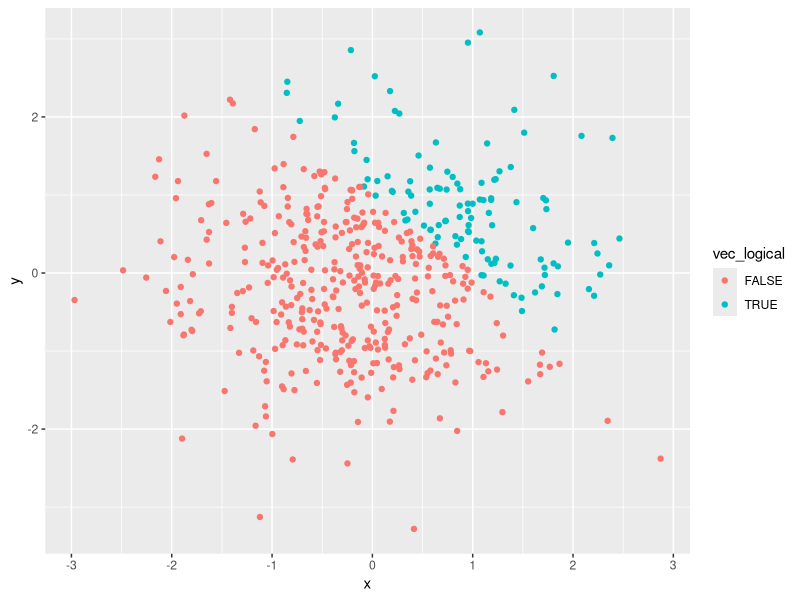
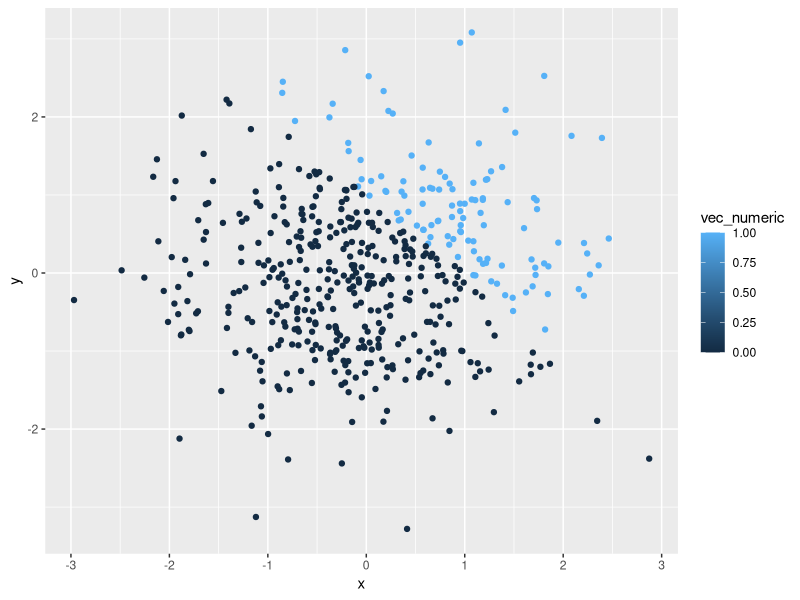
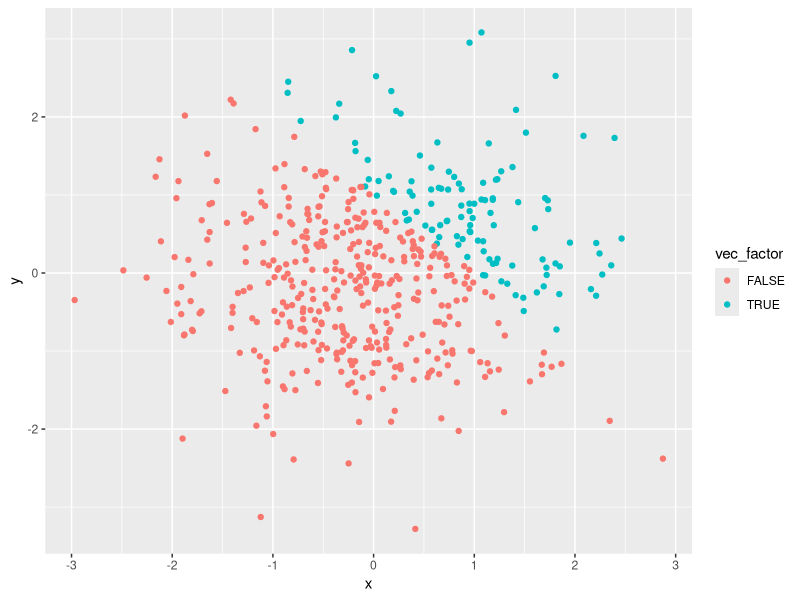

Write R code to recreate these figures, in order.
## ---- chunk 1
library(tidyverse)
## ---- chunk 2
df_1= tibble(
  vec_numeric = rnorm(8),
  vec_logical = vec_numeric > 10,
  vec_char = c("This", "is", "Qimin", "Zhang","welcome","to","my","rmarkdown"),
  vec_factor = factor(c("small", "small", "small","medium", "medium","medium","large","large"))
)
## ---- chunk 3
mean(pull(df_1, vec_numeric))
mean(pull(df_1, vec_logical))
mean(pull(df_1, vec_char))
mean(pull(df_1, vec_factor))
## ---- chunk 4
as.numeric(pull(df_1, vec_logical))
as.numeric(pull(df_1, vec_char))
as.numeric(pull(df_1, vec_factor))
## ---- chunk 5
as.numeric(pull(df_1, vec_logical))*pull(df_1, vec_numeric)
as.factor(pull(df_1, vec_logical))*pull(df_1, vec_numeric)
as.numeric(as.factor(pull(df_1, vec_logical)))*pull(df_1, vec_numeric)
## ---- chunk 6
df_2= tibble(
  x = rnorm(500),
  y = rnorm(500),
  vec_logical = x+y>1,
  vec_numeric = as.numeric(vec_logical),
  vec_factor = as.factor(vec_logical)
)
## ---- chunk 7
#Number of columns of the dataframe
ncol(df_2)
#Number of rows of the dataframe
nrow(df_2)
#Mean of x in dataframe
mean(pull(df_2, x))
#Median of x in dataframe
median(pull(df_2, x))
#Standard deviation of x in dataframe
sd(pull(df_2, x))
#Proportion of the vec_logicals which are true
prop.table(table(pull(df_2, vec_logical)))
## ---- chunk 8
library(ggplot2)
## ---- chunk 9
ggplot(df_2, aes(x = x, y = y, color = vec_logical)) + geom_point()
ggplot(df_2, aes(x = x, y = y, color = vec_numeric)) + geom_point()
ggplot(df_2, aes(x = x, y = y, color = vec_factor)) + geom_point()
